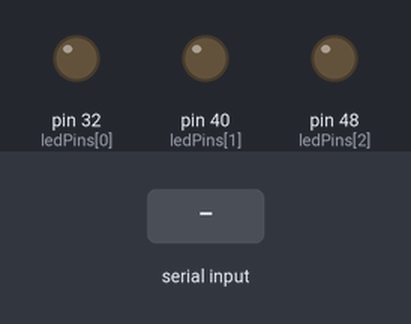
The sketch below on a simulated Arduino Mega 2560, built with avr-gcc and run on an emulated ATmega2560. Shown: output pins drawn as LEDs (lit = HIGH). The inputs (shaded band) are chosen by the test bench.

Above: at 1.2 s.
1.3 s: "1" received over Serial
At 1.9 s:
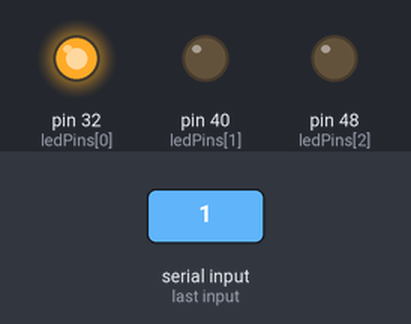
2.8 s: "2" received over Serial
At 4.0 s:
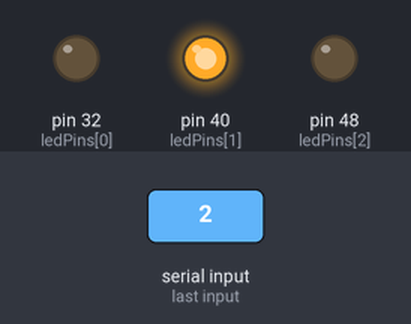
4.3 s: "4" received over Serial
At 5.3 s:
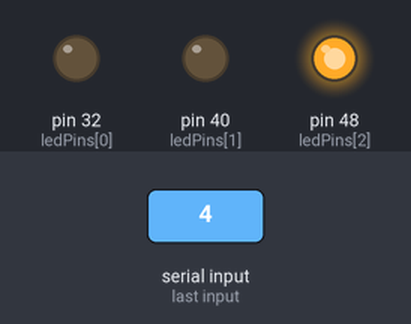
Timing chart, 0 to 7.3 s (numbered marks = the images above; inputs shaded):
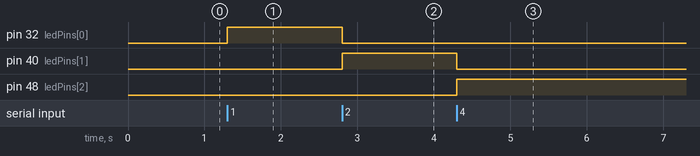

Measured:
- after the input at 1.3 s, pin 32 (ledPins[0]): LOW → HIGH at once
- after the input at 2.8 s, pin 32 (ledPins[0]): HIGH → LOW at once; pin 40 (ledPins[1]): LOW → HIGH at once
- after the input at 4.3 s, pin 40 (ledPins[1]): HIGH → LOW at once; pin 48 (ledPins[2]): LOW → HIGH at once

The sketch:

arduino.ino
```cpp
const int numLEDs = 3; //Numero de leds que vamos a poner
const int ledPins[numLEDs] = {32, 40, 48};
int option;

void setup() {
  Serial.begin(9600); //Inicializamos el puerto Serial
  //Configuramos los leds como salida
  for (int i=0; i<numLEDs; i++){
    pinMode(ledPins[i], OUTPUT);
  }
}

void loop() {
  //Si escribimos algo en el puerto serial, Serial.available > 0
  if (Serial.available() >= 1){
    option = Serial.read(); //Leemos lo que hay en el puerto serial
    if (option == '1'){
      digitalWrite(ledPins[0], HIGH);
      digitalWrite(ledPins[1], LOW);
      digitalWrite(ledPins[2], LOW);
    }
    if (option == '2'){
      digitalWrite(ledPins[0], LOW);
      digitalWrite(ledPins[1], HIGH);
      digitalWrite(ledPins[2], LOW);
    }
    if (option == '4'){
      digitalWrite(ledPins[0], LOW);
      digitalWrite(ledPins[1], LOW);
      digitalWrite(ledPins[2], HIGH);
    }
  }
}
```
